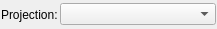
<ui version="4.0" >
 <class>ProjectionControlWidget</class>
 <widget class="QWidget" name="ProjectionControlWidget" >
  <property name="geometry" >
   <rect>
    <x>0</x>
    <y>0</y>
    <width>217</width>
    <height>29</height>
   </rect>
  </property>
  <property name="windowTitle" >
   <string>Form</string>
  </property>
  <layout class="QHBoxLayout" >
   <property name="spacing" >
    <number>2</number>
   </property>
   <property name="leftMargin" >
    <number>1</number>
   </property>
   <property name="topMargin" >
    <number>1</number>
   </property>
   <property name="rightMargin" >
    <number>1</number>
   </property>
   <property name="bottomMargin" >
    <number>1</number>
   </property>
   <item>
    <widget class="QLabel" name="label_projections" >
     <property name="sizePolicy" >
      <sizepolicy vsizetype="Preferred" hsizetype="Minimum" >
       <horstretch>1</horstretch>
       <verstretch>0</verstretch>
      </sizepolicy>
     </property>
     <property name="text" >
      <string>Projection:</string>
     </property>
    </widget>
   </item>
   <item>
    <widget class="QComboBox" name="combo_projections" >
     <property name="sizePolicy" >
      <sizepolicy vsizetype="Fixed" hsizetype="Expanding" >
       <horstretch>10</horstretch>
       <verstretch>0</verstretch>
      </sizepolicy>
     </property>
    </widget>
   </item>
  </layout>
 </widget>
 <resources/>
 <connections/>
</ui>
